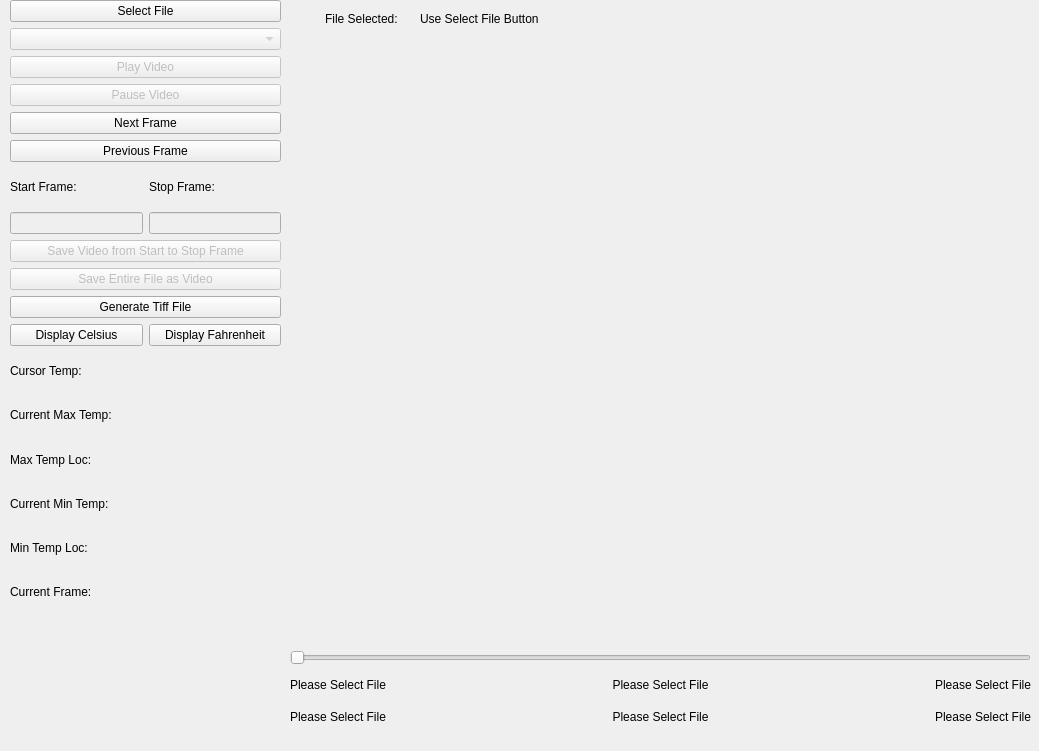
<?xml version="1.0" encoding="UTF-8"?>
<ui version="4.0">
 <class>MainWindow</class>
 <widget class="QMainWindow" name="MainWindow">
  <property name="geometry">
   <rect>
    <x>0</x>
    <y>0</y>
    <width>1039</width>
    <height>751</height>
   </rect>
  </property>
  <property name="windowTitle">
   <string>IR Raw Data Post-Processing</string>
  </property>
  <widget class="QWidget" name="centralwidget">
   <widget class="QWidget" name="verticalLayoutWidget">
    <property name="geometry">
     <rect>
      <x>10</x>
      <y>0</y>
      <width>271</width>
      <height>611</height>
     </rect>
    </property>
    <layout class="QVBoxLayout" name="verticalLayout">
     <item>
      <widget class="QPushButton" name="selectFileBut">
       <property name="text">
        <string>Select File</string>
       </property>
      </widget>
     </item>
     <item>
      <widget class="QComboBox" name="comboBox">
       <property name="enabled">
        <bool>false</bool>
       </property>
      </widget>
     </item>
     <item>
      <widget class="QPushButton" name="playVidBut">
       <property name="enabled">
        <bool>false</bool>
       </property>
       <property name="text">
        <string>Play Video</string>
       </property>
      </widget>
     </item>
     <item>
      <widget class="QPushButton" name="pushButton_3">
       <property name="enabled">
        <bool>false</bool>
       </property>
       <property name="text">
        <string>Pause Video</string>
       </property>
      </widget>
     </item>
     <item>
      <widget class="QPushButton" name="nextFrame">
       <property name="text">
        <string>Next Frame</string>
       </property>
      </widget>
     </item>
     <item>
      <widget class="QPushButton" name="prevFrame">
       <property name="text">
        <string>Previous Frame</string>
       </property>
      </widget>
     </item>
     <item>
      <layout class="QHBoxLayout" name="horizontalLayout_2">
       <item>
        <widget class="QLabel" name="label_10">
         <property name="text">
          <string>Start Frame:</string>
         </property>
        </widget>
       </item>
       <item>
        <widget class="QLabel" name="label_11">
         <property name="text">
          <string>Stop Frame:</string>
         </property>
        </widget>
       </item>
      </layout>
     </item>
     <item>
      <layout class="QHBoxLayout" name="horizontalLayout">
       <item>
        <widget class="QLineEdit" name="startEdit">
         <property name="enabled">
          <bool>false</bool>
         </property>
         <property name="text">
          <string/>
         </property>
        </widget>
       </item>
       <item>
        <widget class="QLineEdit" name="stopEdit">
         <property name="enabled">
          <bool>false</bool>
         </property>
        </widget>
       </item>
      </layout>
     </item>
     <item>
      <widget class="QPushButton" name="pushButton_7">
       <property name="enabled">
        <bool>false</bool>
       </property>
       <property name="text">
        <string>Save Video from Start to Stop Frame</string>
       </property>
      </widget>
     </item>
     <item>
      <widget class="QPushButton" name="saveAsVideoBut">
       <property name="enabled">
        <bool>false</bool>
       </property>
       <property name="text">
        <string>Save Entire File as Video</string>
       </property>
      </widget>
     </item>
     <item>
      <widget class="QPushButton" name="makeTiffBut">
       <property name="text">
        <string>Generate Tiff File</string>
       </property>
      </widget>
     </item>
     <item>
      <layout class="QHBoxLayout" name="horizontalLayout_7">
       <item>
        <widget class="QPushButton" name="displayC">
         <property name="enabled">
          <bool>true</bool>
         </property>
         <property name="text">
          <string>Display Celsius</string>
         </property>
        </widget>
       </item>
       <item>
        <widget class="QPushButton" name="displayF">
         <property name="enabled">
          <bool>true</bool>
         </property>
         <property name="text">
          <string>Display Fahrenheit</string>
         </property>
        </widget>
       </item>
      </layout>
     </item>
     <item>
      <widget class="QLabel" name="cursorTempLabel">
       <property name="text">
        <string>Cursor Temp:</string>
       </property>
      </widget>
     </item>
     <item>
      <widget class="QLabel" name="maxTempLabel">
       <property name="text">
        <string>Current Max Temp:</string>
       </property>
      </widget>
     </item>
     <item>
      <widget class="QLabel" name="maxTempLocLabel">
       <property name="text">
        <string>Max Temp Loc:</string>
       </property>
      </widget>
     </item>
     <item>
      <widget class="QLabel" name="minTempLabel">
       <property name="text">
        <string>Current Min Temp: </string>
       </property>
      </widget>
     </item>
     <item>
      <widget class="QLabel" name="minTempLocLabel">
       <property name="text">
        <string>Min Temp Loc:</string>
       </property>
      </widget>
     </item>
     <item>
      <layout class="QHBoxLayout" name="horizontalLayout_6">
       <item>
        <widget class="QLabel" name="currentFrameDisp">
         <property name="text">
          <string>Current Frame:</string>
         </property>
        </widget>
       </item>
      </layout>
     </item>
    </layout>
   </widget>
   <widget class="QWidget" name="verticalLayoutWidget_2">
    <property name="geometry">
     <rect>
      <x>290</x>
      <y>40</y>
      <width>741</width>
      <height>601</height>
     </rect>
    </property>
    <layout class="QVBoxLayout" name="dispLayout"/>
   </widget>
   <widget class="QWidget" name="verticalLayoutWidget_3">
    <property name="geometry">
     <rect>
      <x>290</x>
      <y>650</y>
      <width>741</width>
      <height>80</height>
     </rect>
    </property>
    <layout class="QVBoxLayout" name="verticalLayout_3">
     <item>
      <widget class="QSlider" name="sl">
       <property name="enabled">
        <bool>true</bool>
       </property>
       <property name="orientation">
        <enum>Qt::Horizontal</enum>
       </property>
      </widget>
     </item>
     <item>
      <layout class="QHBoxLayout" name="horizontalLayout_5">
       <item>
        <widget class="QLabel" name="slStartF">
         <property name="text">
          <string>Please Select File</string>
         </property>
         <property name="alignment">
          <set>Qt::AlignLeading|Qt::AlignLeft|Qt::AlignVCenter</set>
         </property>
        </widget>
       </item>
       <item>
        <widget class="QLabel" name="slMidF">
         <property name="text">
          <string>Please Select File</string>
         </property>
         <property name="alignment">
          <set>Qt::AlignCenter</set>
         </property>
        </widget>
       </item>
       <item>
        <widget class="QLabel" name="slEndF">
         <property name="text">
          <string>Please Select File</string>
         </property>
         <property name="alignment">
          <set>Qt::AlignRight|Qt::AlignTrailing|Qt::AlignVCenter</set>
         </property>
        </widget>
       </item>
      </layout>
     </item>
     <item>
      <layout class="QHBoxLayout" name="horizontalLayout_3">
       <item>
        <widget class="QLabel" name="slStartT">
         <property name="text">
          <string>Please Select File</string>
         </property>
         <property name="alignment">
          <set>Qt::AlignLeading|Qt::AlignLeft|Qt::AlignVCenter</set>
         </property>
        </widget>
       </item>
       <item>
        <widget class="QLabel" name="slMidT">
         <property name="text">
          <string>Please Select File</string>
         </property>
         <property name="alignment">
          <set>Qt::AlignCenter</set>
         </property>
        </widget>
       </item>
       <item>
        <widget class="QLabel" name="slEndT">
         <property name="text">
          <string>Please Select File</string>
         </property>
         <property name="alignment">
          <set>Qt::AlignRight|Qt::AlignTrailing|Qt::AlignVCenter</set>
         </property>
        </widget>
       </item>
      </layout>
     </item>
    </layout>
   </widget>
   <widget class="QLabel" name="label_14">
    <property name="geometry">
     <rect>
      <x>290</x>
      <y>10</y>
      <width>111</width>
      <height>17</height>
     </rect>
    </property>
    <property name="text">
     <string>File Selected: </string>
    </property>
    <property name="alignment">
     <set>Qt::AlignRight|Qt::AlignTrailing|Qt::AlignVCenter</set>
    </property>
   </widget>
   <widget class="QLabel" name="dispSelectedFile">
    <property name="geometry">
     <rect>
      <x>420</x>
      <y>10</y>
      <width>601</width>
      <height>17</height>
     </rect>
    </property>
    <property name="text">
     <string>Use Select File Button</string>
    </property>
   </widget>
  </widget>
 </widget>
 <resources/>
 <connections/>
</ui>
